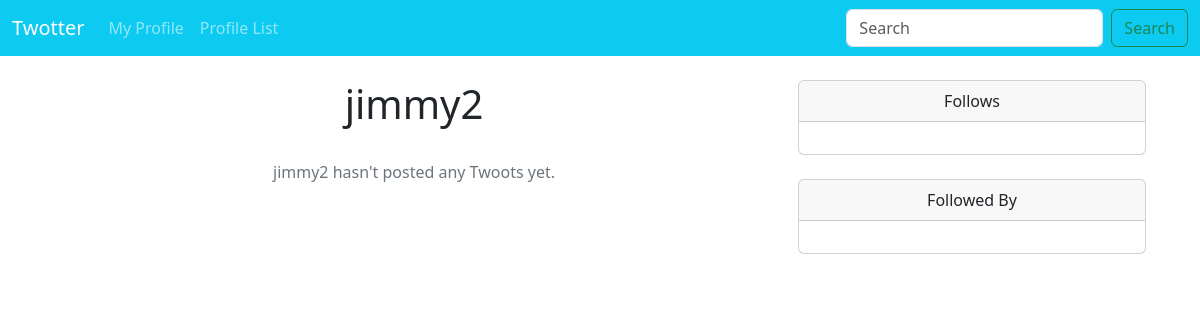
/profile/4 (signed in), run on an earlier commit of the app's database.
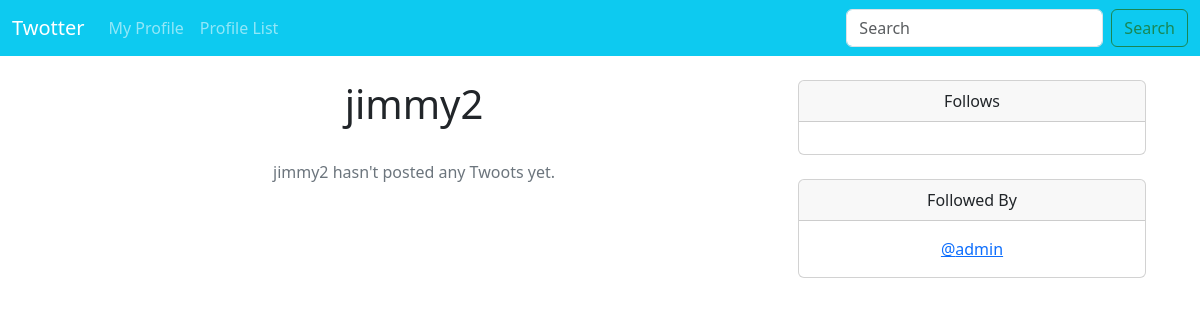
And on a later commit of the database.
### social/models.py (models this page shows)
class Profile(models.Model): #profile model is in every user model
    user = models.OneToOneField(User, on_delete=models.CASCADE) #each user has one unique profile
    follows = models.ManyToManyField("self", #follows contain any amount of other profiles
                                     related_name="followed_by", #so you can see every profile that follows this one
                                     symmetrical=False, #so following doesn't have to go both ways
                                     blank=True) #following can be blank
    date_modified = models.DateTimeField(User, auto_now=True) #last time a profile was modified
    def __str__(self): #so the profile is displayed as the username
        return self.user.username

### social/views.py (the view, shortened to what this page needs)
# urls.py: path('profile/<int:pk>',views.profile, name='profile'), #profile of user with id <int:pk>
def profile(request, pk):
    if request.user.is_authenticated: #cannot view profiles unless logged in
        profile = Profile.objects.get(user_id=pk)
        twoots = profile.user.Twoots.all().order_by("-created_at") #gets all twoots made by user ordered newest to oldest
        return render(request, "profile.html", {"profile":profile,"twoots":twoots})
    else:
        messages.success(request, ("You must be logged in to view this page"))
        return redirect('home')

### social/templates/profile.html (shortened to what this page needs)
{% extends 'base.html' %}
{% block content %}
    {% if profile %}
<br>
<div class="container text-center">
    <div class="row">
        <div class="col-8">
            <h1>{{ profile.user.username }}</h1>
<br>
            {% if twoots %}
            {% for twoot in twoots %}
<div class="card">
  <div class="card-header">
      <a href="{% url 'profile' twoot.user.profile.user_id %}" style="text-decoration:none; color:blue;" >@{{ twoot.user|lower }}</a>
  </div>
  <div class="card-body">
    <blockquote class="blockquote mb-0">
      <p>{{ twoot.body }}</p>
      <footer class="blockquote-footer">{{ twoot.created_at }}</footer>
    </blockquote>
  </div>
</div>
<br>
{% endfor %}
            {% else %}
            <p class="text-secondary">{{ profile.user.username }} hasn't posted any Twoots yet.</p>
            {% endif %}
        </div>
        <div class="col-4">
            <div class="card">
  <div class="card-header">
    Follows
  </div>
  <div class="card-body">
  </div>
</div>
<br>
                      <div class="card">
  <div class="card-header">
    Followed By
  </div>
  <div class="card-body">
    {% for following in profile.followed_by.all %}
{% if profile.id != following.id %}
<a href="{% url 'profile' following.user.id %}">@{{ following }}</a> <br>
{% endif %}
{% endfor %}
  </div>
</div>
<br>
</div></div></div>
    {% endif %}
{% endblock %}

What changed in the data, as far as the page shows it:
added Profile: user.username "admin"
